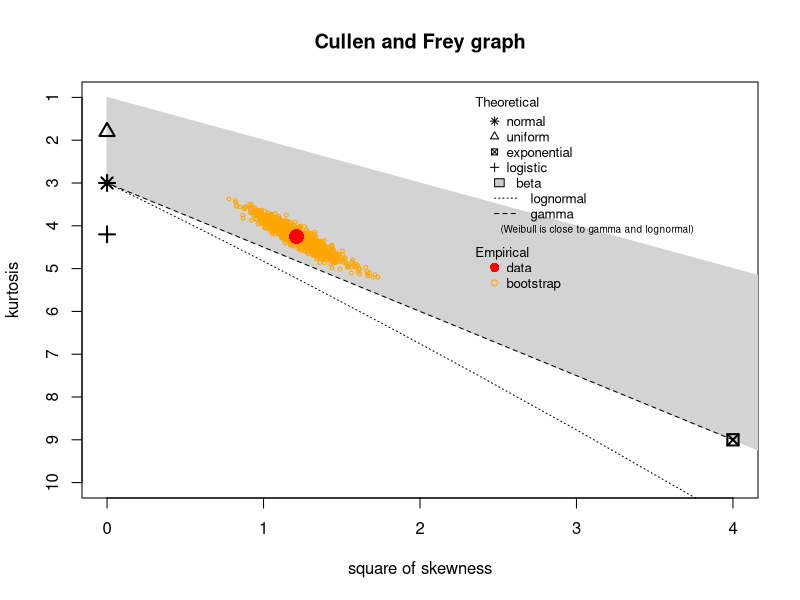
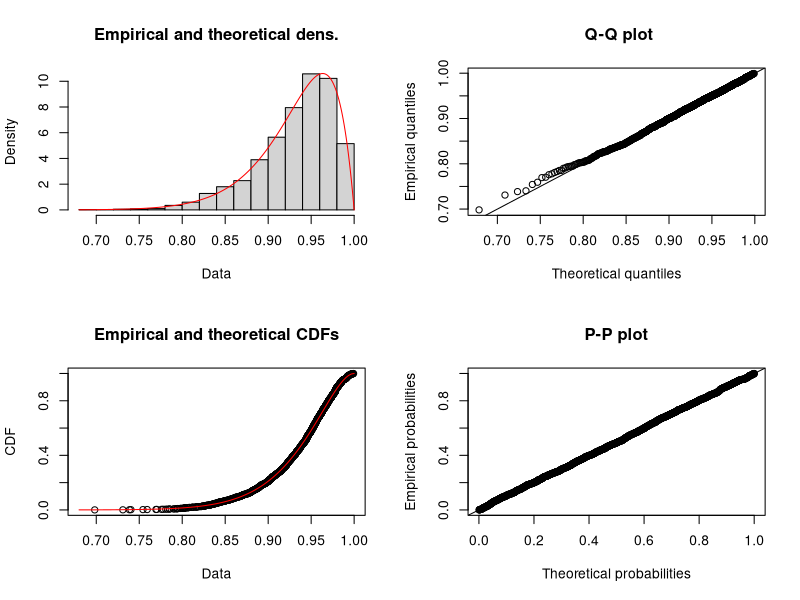
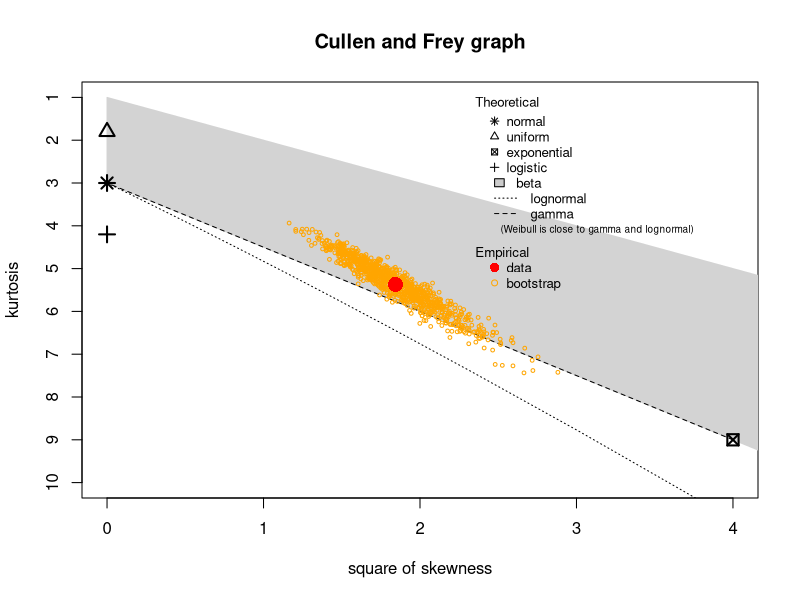

Source code (R) for these figures, in order: (Note: this script raises an error after producing the figures.)
#trying to upload file
library(MASS)#randomly generate multivariate data
library(rrcov)#performs wilks.test

Cov <- matrix(c(1,0.3,0.3,1),2,2)

#start loop

Wilks.Lamb.vec=NULL
Wilks.F.vec=NULL
Wilks.pval.vec=NULL
x=2000 #How many times it will run
for(i in 1:x){
  
# groups with varying means
grp1 <- as.data.frame(mvrnorm(n=20,rep(0,2),Cov)) #randomly generate multivariate dist. group 1
grp2 <- as.data.frame(mvrnorm(n=20,rep(0,2),Cov)) #randomly generate multivariate dist. group 2 
grp3 <- as.data.frame(mvrnorm(n=20,rep(0,2),Cov)) #randomly generate multivariate dist. group 3

dat <- rbind(grp1,grp2,grp3)
grp_num <- rep(1:3,c(20,20,20))

dat1 <- cbind(grp_num,dat)

test1 <- Wilks.test(dat1[,2:3],grouping=dat1[,1],method="c",approximation="Rao")

Wilks.Lamb.vec <- c(Wilks.Lamb.vec,test1$wilks)
Wilks.F.vec <- c(Wilks.F.vec,test1$statistic)
Wilks.pval.vec <- c(Wilks.pval.vec,test1$p.value)
}

#large histogram 
#(Wilks.F.vec,freq = F, xlab="Rao's F-Approximation", 
#     ylab="Probability Density",ylim=range(0,0.8),
#     main="Distribution of Rao's \n F-Appromimation (N = 15)")
#curve(df(x,4,22), col="red",lwd=3,add=T)

#hist(Wilks.Lamb.vec,freq = F,ylim=range(0,3), xlab="Wilk's lambda", 
     #ylab="Probability Density",
     #main="Distribution of Wilk's Lambda \n (N = 15)")
#curve(dbeta(x,5.295837,1.963113),col="Red",lwd=3,add=T)

#try new method 
library(fitdistrplus)
#Fit wilk's lambda
descdist(Wilks.Lamb.vec, boot=1000)
fit.Lamb <- fitdist(Wilks.Lamb.vec,"beta",start=list(shape1=5,shape2=2))
summary(fit.Lamb)
plot(fit.Lamb)


#fit Rao's f-approx
descdist(Wilks.F.vec,boot=1000)
fit.f <- fitdist(Wilks.F.vec,"f",start=list(df1=4,df2=22))
fit.beta <- fitdist(Wilks.F.vec,"beta")
summary(fit.f)
plot(fit.f)
